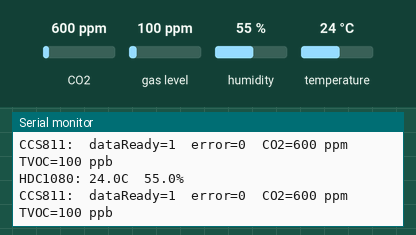
This sketch was run on a simulated ESP8266 (NodeMCU). Shown: the last lines printed to the serial monitor. Inputs (shaded band) come from the test bench; at power-on: CO2 600 ppm, gas level 100 ppm, humidity 55 %, temperature 24 °C.

Above: at 2.8 s.
2.9 s: CO2 set to 452 ppm
At 4.9 s:
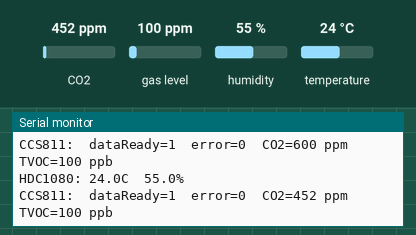
5.6 s: gas level set to 20 ppm
At 6.8 s:
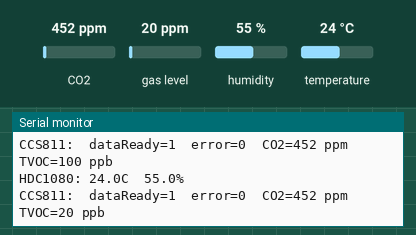
8.3 s: humidity set to 22 %
At 8.3 s:
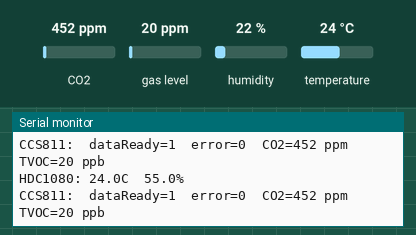
11.0 s: temperature set to 12 °C
At 13.5 s:
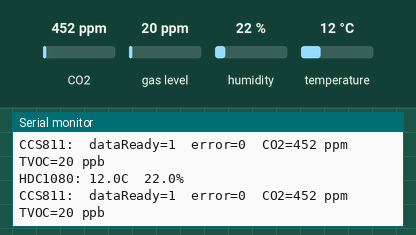

Measured:
- after the input at 2.9 s, the serial monitor: prints a new line after 1.2 s (image 1)
- after the input at 5.6 s, the serial monitor: prints a new line after 0.58 s (image 2)
- after the input at 11.0 s, the serial monitor: prints a new line after 1.3 s (image 4)

The sketch:

nodemcu_test.ino
```cpp
/*
 * NodeMCU I2C Test — scans bus + tries HDC1080 + CCS811
 * Pins: D5 (GPIO14) = SCL, D6 (GPIO12) = SDA
 * No sleep — loops every 2 seconds
 */

#include <Wire.h>
#include <ClosedCube_HDC1080.h>
#include <Adafruit_CCS811.h>

#define I2C_SCL D5
#define I2C_SDA D6

ClosedCube_HDC1080 hdc1080;
Adafruit_CCS811 ccs;
bool ccsFound = false;

void i2cScan() {
  Serial.println("--- I2C Scan ---");
  int found = 0;
  for (byte addr = 1; addr < 127; addr++) {
    Wire.beginTransmission(addr);
    byte err = Wire.endTransmission();
    if (err == 0) {
      Serial.printf("  Found device at 0x%02X", addr);
      if (addr == 0x40) Serial.print(" (HDC1080)");
      if (addr == 0x5A) Serial.print(" (CCS811 default)");
      if (addr == 0x5B) Serial.print(" (CCS811 alt)");
      if (addr == 0x23 || addr == 0x5C) Serial.print(" (BH1750)");
      Serial.println();
      found++;
    }
  }
  if (found == 0) Serial.println("  No devices found");
  Serial.println();
}

void setup() {
  Serial.begin(115200);
  Serial.println();
  Serial.println("NodeMCU I2C Test");
  Serial.println("================");
  Serial.printf("SCL: D5 (GPIO14), SDA: D6 (GPIO12)\n\n");

  Wire.begin(I2C_SDA, I2C_SCL);

  i2cScan();

  // HDC1080
  hdc1080.begin(0x40);
  Serial.printf("HDC1080 manufacturer: 0x%X, device: 0x%X\n",
                hdc1080.readManufacturerId(), hdc1080.readDeviceId());

  // CCS811 — try both addresses (0x5A = ADDR low, 0x5B = ADDR high)
  Serial.println();
  Serial.println("--- CCS811 Init ---");
  for (uint8_t addr : {0x5A, 0x5B}) {
    Adafruit_CCS811 testCcs;
    if (testCcs.begin(addr)) {
      Serial.printf("CCS811 responded at 0x%02X\n", addr);
      ccsFound = true;
      ccs.begin(addr);
      break;
    } else {
      Serial.printf("CCS811 not at 0x%02X\n", addr);
    }
  }
  if (!ccsFound) Serial.println("CCS811 not found at any address.");
  Serial.println();
}

void loop() {
  // HDC1080
  float temp = hdc1080.readTemperature();
  float hum  = hdc1080.readHumidity();
  Serial.printf("HDC1080: %.1fC  %.1f%%\n", temp, hum);

  // CCS811
  if (ccsFound) {
    bool dataReady = ccs.available();
    Serial.printf("CCS811:  dataReady=%d  error=%d", dataReady, ccs.checkError());
    if (dataReady) {
      ccs.setEnvironmentalData(hum, temp);
      if (!ccs.readData()) {
        Serial.printf("  CO2=%d ppm  TVOC=%d ppb", ccs.geteCO2(), ccs.getTVOC());
      } else {
        Serial.print("  read error");
      }
    }
    Serial.println();
  } else {
    Serial.println("CCS811:  not found");
  }

  Serial.println();
  delay(2000);
}
```
